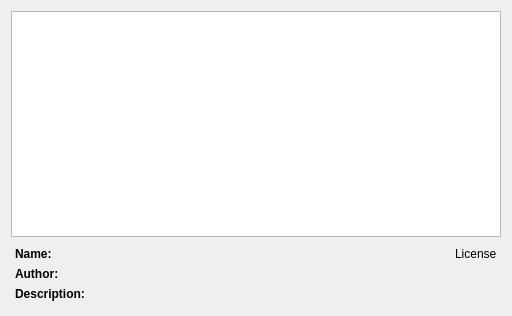
<?xml version="1.0" encoding="UTF-8"?>
<ui version="4.0">
 <class>ThemeManager</class>
 <widget class="QWidget" name="ThemeManager">
  <property name="geometry">
   <rect>
    <x>0</x>
    <y>0</y>
    <width>512</width>
    <height>316</height>
   </rect>
  </property>
  <layout class="QVBoxLayout" name="verticalLayout">
   <item>
    <widget class="QListWidget" name="listWidget">
     <property name="iconSize">
      <size>
       <width>32</width>
       <height>32</height>
      </size>
     </property>
    </widget>
   </item>
   <item>
    <widget class="QWidget" name="widget" native="true">
     <property name="sizePolicy">
      <sizepolicy hsizetype="Preferred" vsizetype="Maximum">
       <horstretch>0</horstretch>
       <verstretch>0</verstretch>
      </sizepolicy>
     </property>
     <layout class="QFormLayout" name="formLayout">
      <property name="fieldGrowthPolicy">
       <enum>QFormLayout::AllNonFixedFieldsGrow</enum>
      </property>
      <property name="leftMargin">
       <number>4</number>
      </property>
      <property name="topMargin">
       <number>4</number>
      </property>
      <property name="rightMargin">
       <number>4</number>
      </property>
      <property name="bottomMargin">
       <number>4</number>
      </property>
      <item row="0" column="0">
       <widget class="QLabel" name="label">
        <property name="text">
         <string>&lt;b&gt;Name:&lt;/b&gt;</string>
        </property>
        <property name="alignment">
         <set>Qt::AlignLeading|Qt::AlignLeft|Qt::AlignTop</set>
        </property>
       </widget>
      </item>
      <item row="1" column="0">
       <widget class="QLabel" name="label_2">
        <property name="text">
         <string>&lt;b&gt;Author:&lt;/b&gt;</string>
        </property>
        <property name="alignment">
         <set>Qt::AlignLeading|Qt::AlignLeft|Qt::AlignTop</set>
        </property>
       </widget>
      </item>
      <item row="1" column="1">
       <widget class="QLabel" name="author">
        <property name="text">
         <string/>
        </property>
        <property name="wordWrap">
         <bool>true</bool>
        </property>
        <property name="textInteractionFlags">
         <set>Qt::LinksAccessibleByMouse|Qt::TextSelectableByMouse</set>
        </property>
       </widget>
      </item>
      <item row="2" column="0">
       <widget class="QLabel" name="label_3">
        <property name="text">
         <string>&lt;b&gt;Description:&lt;/b&gt;</string>
        </property>
        <property name="alignment">
         <set>Qt::AlignLeading|Qt::AlignLeft|Qt::AlignTop</set>
        </property>
       </widget>
      </item>
      <item row="2" column="1">
       <widget class="QLabel" name="descirption">
        <property name="text">
         <string/>
        </property>
        <property name="wordWrap">
         <bool>true</bool>
        </property>
        <property name="textInteractionFlags">
         <set>Qt::LinksAccessibleByMouse|Qt::TextSelectableByMouse</set>
        </property>
       </widget>
      </item>
      <item row="0" column="1">
       <layout class="QHBoxLayout" name="horizontalLayout">
        <item>
         <widget class="QLabel" name="name">
          <property name="text">
           <string/>
          </property>
          <property name="textInteractionFlags">
           <set>Qt::LinksAccessibleByMouse|Qt::TextSelectableByMouse</set>
          </property>
         </widget>
        </item>
        <item>
         <widget class="ClickableLabel" name="license">
          <property name="sizePolicy">
           <sizepolicy hsizetype="Fixed" vsizetype="Preferred">
            <horstretch>0</horstretch>
            <verstretch>0</verstretch>
           </sizepolicy>
          </property>
          <property name="cursor">
           <cursorShape>PointingHandCursor</cursorShape>
          </property>
          <property name="text">
           <string>License</string>
          </property>
          <property name="html-link-look" stdset="0">
           <bool>true</bool>
          </property>
         </widget>
        </item>
       </layout>
      </item>
     </layout>
    </widget>
   </item>
  </layout>
 </widget>
 <customwidgets>
  <customwidget>
   <class>ClickableLabel</class>
   <extends>QLabel</extends>
   <header>clickablelabel.h</header>
  </customwidget>
 </customwidgets>
 <resources/>
 <connections/>
</ui>
